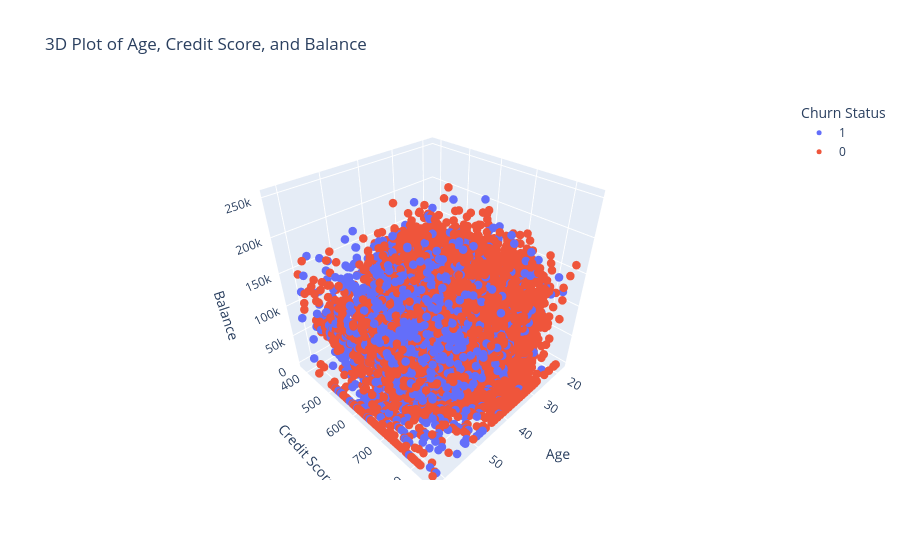

Notebook cell for this chart:
### Markdown cell above
<h2 style="font-family: 'Arial', sans-serif; color:rgb(180, 88, 238); font-size: 30px; text-align: left; font-weight: 400;">How do Age, Credit Score, and Balance together influence Exited?</h2>

### Code cell
import plotly.express as px

fig = px.scatter_3d(
    data_frame=data,
    x='Age',
    y='CreditScore',
    z='Balance',
    color='Exited',
    color_continuous_scale='BuRd',
    title='3D Plot of Age, Credit Score, and Balance',
    labels={
        'Age': 'Customer Age',
        'CreditScore': 'Credit Score',
        'Balance': 'Account Balance',
        'Exited': 'Churn Status'
    }
)

fig.update_traces(marker=dict(size=5))
fig.update_layout(scene=dict(
    xaxis_title='Age',
    yaxis_title='Credit Score',
    zaxis_title='Balance'
))
fig.show()

### Figure 1 — Plotly figure (JSON) as saved in the notebook; plotly's stock layout.template omitted (floating-point values rounded to 4 significant figures; data arrays with more than 128 entries replaced by an {"elided": "..."} marker saying what was removed)
{"data": [{"hovertemplate": "Churn Status=1<br>Customer Age=%{x}<br>Credit Score=%{y}<br>Account Balance=%{z}<extra></extra>", "legendgroup": "1", "marker": {"color": "#636efa", "size": 5, "symbol": "circle"}, "mode": "markers", "name": "1", "scene": "scene", "showlegend": true, "type": "scatter3d", "x": {"elided": "2037 float values"}, "y": {"elided": "2037 float values"}, "z": {"elided": "2037 float values"}}, {"hovertemplate": "Churn Status=0<br>Customer Age=%{x}<br>Credit Score=%{y}<br>Account Balance=%{z}<extra></extra>", "legendgroup": "0", "marker": {"color": "#EF553B", "size": 5, "symbol": "circle"}, "mode": "markers", "name": "0", "scene": "scene", "showlegend": true, "type": "scatter3d", "x": {"elided": "7963 float values"}, "y": {"elided": "7963 float values"}, "z": {"elided": "7963 float values"}}], "layout": {"legend": {"title": {"text": "Churn Status"}, "tracegroupgap": 0}, "scene": {"domain": {"x": [0, 1], "y": [0, 1]}, "xaxis": {"title": {"text": "Age"}}, "yaxis": {"title": {"text": "Credit Score"}}, "zaxis": {"title": {"text": "Balance"}}}, "title": {"text": "3D Plot of Age, Credit Score, and Balance"}}}
